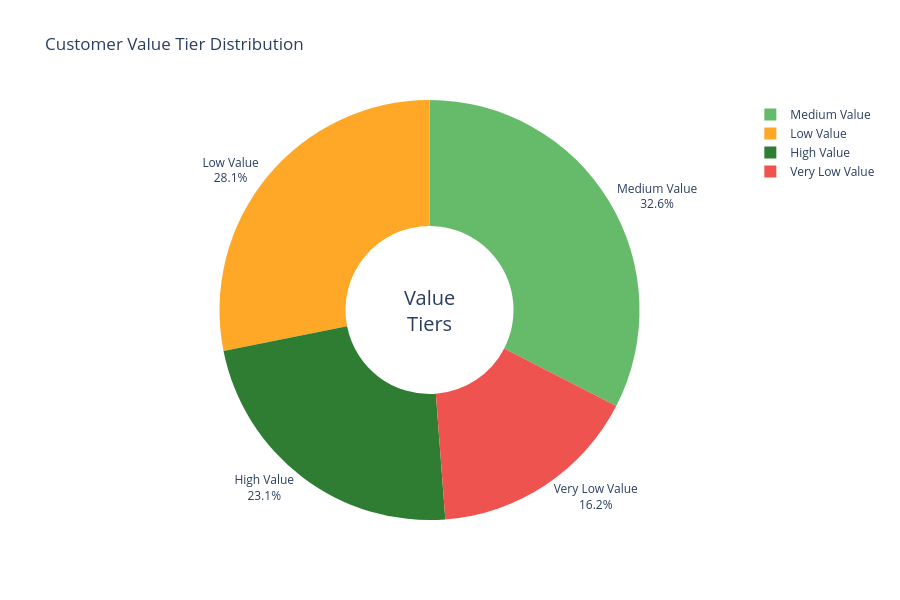

This figure's notebook cell:
### Code cell
# Value tier distribution
tier_counts = df['Value_Tier'].value_counts()
tier_order = ['High Value', 'Medium Value', 'Low Value', 'Very Low Value']
tier_counts = tier_counts.reindex(tier_order)

colors = ['#2E7D32', '#66BB6A', '#FFA726', '#EF5350']

fig = go.Figure(data=[go.Pie(
    labels=tier_counts.index,
    values=tier_counts.values,
    marker=dict(colors=colors),
    hole=0.4,
    textinfo='label+percent',
    textposition='outside'
)])

fig.update_layout(
    title='Customer Value Tier Distribution',
    height=600,
    annotations=[dict(text='Value<br>Tiers', x=0.5, y=0.5, font_size=20, showarrow=False)]
)
fig.show()

### Figure 1 — Plotly figure (JSON) as saved in the notebook; plotly's stock layout.template omitted (floating-point values rounded to 4 significant figures)
{"data": [{"hole": 0.4, "labels": ["High Value", "Medium Value", "Low Value", "Very Low Value"], "marker": {"colors": ["#2E7D32", "#66BB6A", "#FFA726", "#EF5350"]}, "textinfo": "label+percent", "textposition": "outside", "values": [509, 718, 620, 358], "type": "pie"}], "layout": {"title": {"text": "Customer Value Tier Distribution"}, "height": 600, "annotations": [{"showarrow": false, "text": "Value<br>Tiers", "x": 0.5, "y": 0.5, "font": {"size": 20}}]}}
